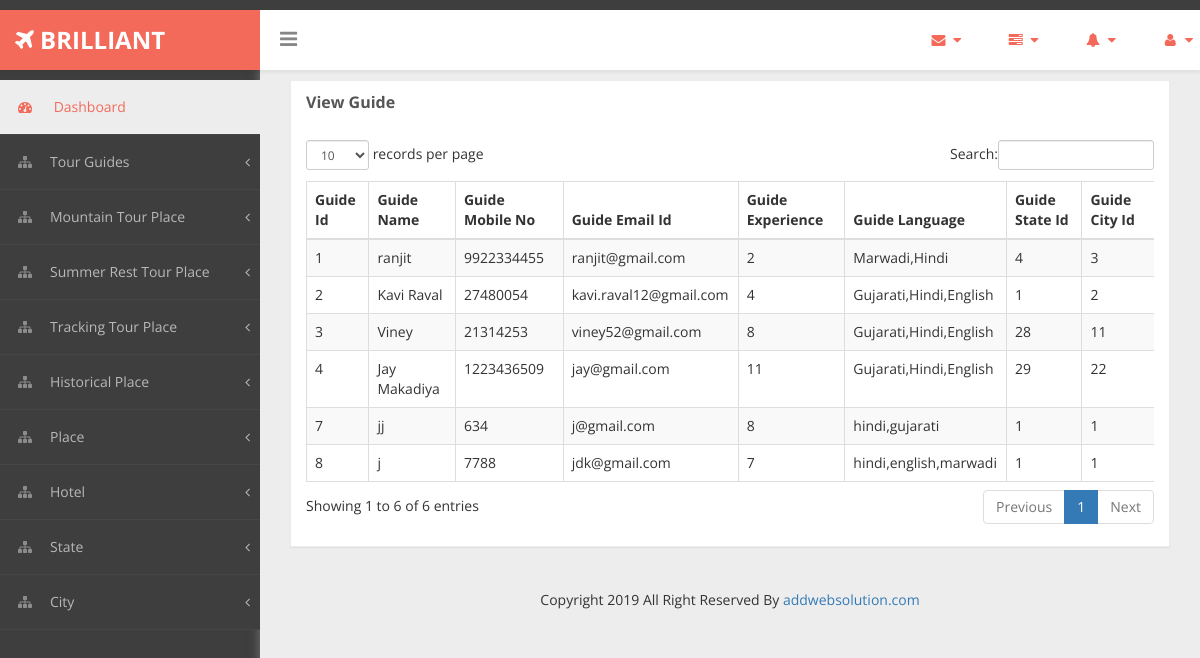
/Admin/viewguide.php, run on the app's committed database.
### tables this page shows
CREATE TABLE `Guide` (
  `guide_id` int(10) NOT NULL,
  `guide_name` varchar(70) NOT NULL,
  `guide_mobile_no` varchar(16) NOT NULL,
  `guide_email_id` varchar(70) NOT NULL,
  `c_id` int(20) NOT NULL,
  `guide_image` varchar(70) DEFAULT NULL,
  `guide_description` text NOT NULL,
  `guide_experience` int(11) NOT NULL,
  `guide_language` varchar(100) DEFAULT NULL,
  `s_id` int(10) NOT NULL
);

### Admin/viewguide.php (the view, shortened to what this page needs)
<?php
include_once("header.php");
include_once("database.php");
?>
<!DOCTYPE html>
<html xmlns="http://www.w3.org/1999/xhtml">
<head>
    <link href="assets/css/bootstrap.css" rel="stylesheet" />
    <link href="assets/css/font-awesome.css" rel="stylesheet" />
    <link href="assets/css/custom-styles.css" rel="stylesheet" />
    <link href="assets/js/dataTables/dataTables.bootstrap.css" rel="stylesheet" />
</head>
<body>
    <div id="wrapper">
        <div id="page-wrapper" >
            <div id="page-inner">
                <div class="row">
                    <div class="col-md-12">
                        <div class="panel panel-default">
                            <div class="panel-heading">
                                View Guide
                            </div>
                            <div class="panel-body">
                                <div class="table-responsive">
                                    <table class="table table-striped table-bordered table-hover" id="dataTables-example">
                                        <thead>
                                            <tr>
                                                <th>Guide Id</th>
                                                <th>Guide Name</th>
                                                <th>Guide Mobile No</th>
                                                <th>Guide Email Id</th>
                                                <th>Guide Experience</th>
                                                <th>Guide Language</th>
                                                <th>Guide State Id</th>
                                                <th>Guide City Id</th>
                                            </tr>
                                        </thead>
                                        <tbody>
                                            <?php
                                                $sql=$con->prepare("SELECT * From Guide");
                                                $sql->execute();
                                                $rs=$sql->get_result();
                                                while($row=$rs->fetch_assoc())
                                                {
                                            ?>
                                                    <tr class="odd gradeX">
                                                        <td><?php echo $row['guide_id']; ?></td>
                                                        <td><?php echo $row['guide_name']; ?></td>
                                                        <td><?php echo $row['guide_mobile_no']; ?></td>
                                                        <td><?php echo $row['guide_email_id']; ?></td>
                                                        <td><?php echo $row['guide_experience']; ?></td>
                                                        <td><?php echo $row['guide_language']; ?></td>
                                                        <td><?php echo $row['s_id']; ?></td>
                                                        <td><?php echo $row['c_id']; ?></td>
                                                    </tr>
                                            <?php
                                                }
                                            ?>
                                    </table>
                                </div>
                            </div>
                        </div>
                    </div>
                </div>
                <?php include_once("footer.php"); ?>
            </div>
        </div>
    </div>
</body>
</html>

### Admin/assets/css/custom-styles.css (style rules this page uses)
body { font-family: 'Open Sans', sans-serif; background: #3E3E3E; }
#wrapper { width: 100%; }
#page-wrapper { padding: 15px 15px; min-height: 200px; background: #EDEDED; }
#page-inner { width:100%; margin:10px 20px 10px 0px; background-color:transparent; padding: 15px 30px; min-height:1000px; }
.panel { border-radius:0px; }
#page-wrapper { position: relative; top: 55px; box-shadow: 0 0 10px #757575; -moz-box-shadow: 0 0 10px #757575; -webkit-box-shadow: 0 0 10px #757575; }
.panel-default { border-color: #ECECEC; }
.panel-default > .panel-heading { color: #555; border-color: #FFF; font-weight:bold;background: #FFFFFF; font-size: 16px; text-shadow: none; }
.panel-heading { border-bottom: 1px solid transparent; border-top-left-radius: 3px; border-top-right-radius: 3px; }
@media (min-width:768px) { #page-wrapper { margin: 0 0 0 260px; padding: 0; min-height: 1200px; } }

### data on the page
guide: guide_id "1", guide_name "ranjit", guide_mobile_no "9922334455", guide_email "ranjit@gmail.com", guide_experience "2", guide_language "Marwadi,Hindi", s "4", c "3"
guide: guide_id "2", guide_name "Kavi Raval", guide_mobile_no "27480054", guide_email "kavi.raval12@gmail.com", guide_experience "4", guide_language "Gujarati,Hindi,English", s "1", c "2"
guide: guide_id "3", guide_name "Viney", guide_mobile_no "21314253", guide_email "viney52@gmail.com", guide_experience "8", guide_language "Gujarati,Hindi,English", s "28", c "11"
guide: guide_id "4", guide_name "Jay Makadiya", guide_mobile_no "1223436509", guide_email "jay@gmail.com", guide_experience "11", guide_language "Gujarati,Hindi,English", s "29", c "22"
guide: guide_id "7", guide_name "jj", guide_mobile_no "634", guide_email "j@gmail.com", guide_experience "8", guide_language "hindi,gujarati", s "1", c "1"
guide: guide_id "8", guide_name "j", guide_mobile_no "7788", guide_email "jdk@gmail.com", guide_experience "7", guide_language "hindi,english,marwadi", s "1", c "1"
